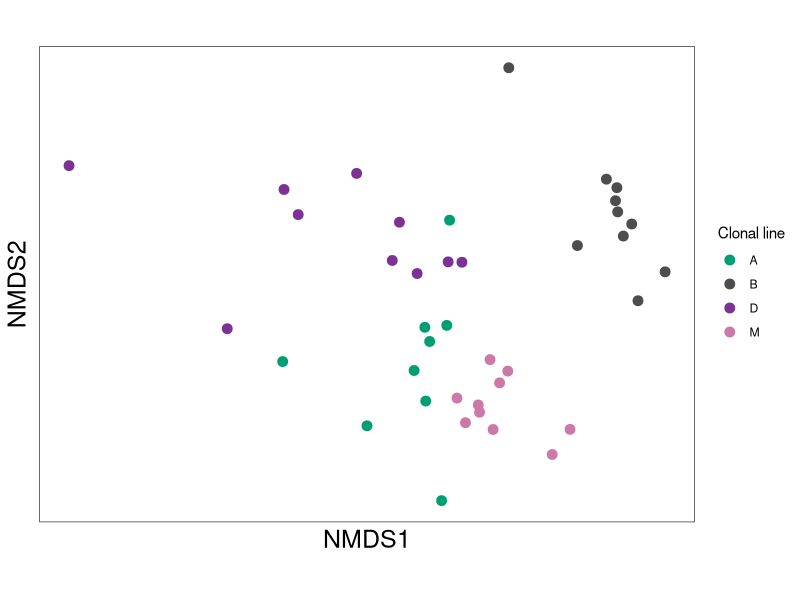

This figure's R source:
# Supplementary Figure 4A

library(dplyr)
library(vegan)
library(ggplot2)

setwd("/Users/matteorossi/Desktop/")

chc <- read.table(
  "Fig5A_FigS7A_table_CHC_clonal_lines_and_nest.txt",
  sep = "\t",
  header = TRUE,
  row.names = 1,
  check.names = FALSE
)

id <- read.table(
  "Fig5A_FigS7A_metadata_clonal_lines_and_nest.txt",
  sep = "\t",
  header = TRUE,
  check.names = FALSE,
  stringsAsFactors = FALSE
)


clonal_ids <- id$ID[id$Nestorcuticle != "Nest"]


# Keep only the clonal-line sample columns, in metadata order.
clonal_ids <- clonal_ids[clonal_ids %in% colnames(chc)]
id_clonal <- id %>%
  filter(ID %in% clonal_ids) %>%
  mutate(Genotype = factor(Genotype, levels = c("A", "B", "D", "M"))) %>%
  slice(match(clonal_ids, ID))

# Check that the metadata and CHC data contain the same samples in the same order.
stopifnot(identical(id_clonal$ID, clonal_ids))
stopifnot(!any(id_clonal$Nestorcuticle == "Nest"))

# CHC table: rows = compounds, columns = clonal-line samples.
# Convert the selected sample columns to numeric explicitly.
clonal_chc <- as.data.frame(
  lapply(chc[, clonal_ids, drop = FALSE], as.numeric),
  check.names = FALSE
)
rownames(clonal_chc) <- rownames(chc)

clonal_samples <- t(as.matrix(clonal_chc))

set.seed(123)  

mds1 <- metaMDS(
  clonal_samples,
  distance = "bray",
  k = 2,
  trymax = 100,
  autotransform = TRUE,
  noshare = 0.1,
  expand = TRUE,
  trace = 1
)

# Extract sample scores and attach the matching clonal-line metadata.
data.scores <- as.data.frame(scores(mds1, display = "sites"))
data.scores$ID <- rownames(data.scores)

data.scores <- data.scores %>%
  left_join(id_clonal, by = c("ID" = "ID"))

# Colors
# A = green, B = dark grey, D = purple, M = pink.
cols <- c(
  A = "#009E73",
  B = "#4D4D4D",
  D = "#7B3294",
  M = "#CC79A7"
)

p_nmds <- ggplot(
  data.scores,
  aes(x = NMDS1, y = NMDS2, color = Genotype)
) +
  geom_point(size = 3) +
  scale_color_manual(
    values = cols,
    breaks = c("A", "B", "D", "M"),
    drop = FALSE,
    name = "Clonal line"
  ) +
  coord_equal() +
  theme_bw() +
  theme(
    axis.text = element_blank(),
    axis.ticks = element_blank(),
    axis.title.x = element_text(size = 18),
    axis.title.y = element_text(size = 18),
    panel.grid.major = element_blank(),
    panel.grid.minor = element_blank(),
    panel.background = element_blank(),
    plot.background = element_blank()
  )

p_nmds



# Overall PERMANOVA: ----------

# Bray-Curtis distances among the clonal-line samples only.
vegchc <- vegdist(clonal_samples, method = "bray")

# Overall test for differences among the four clonal lines.
permanova_overall <- adonis2(
  vegchc ~ Genotype,
  data = id_clonal,
  permutations = 999
)

print(permanova_overall)



#Pairwise PERMANOVA among clonal lines

genotypes <- levels(droplevels(id_clonal$Genotype))
pair_list <- combn(genotypes, 2, simplify = FALSE)

pairwise_pvals <- do.call(
  rbind,
  lapply(pair_list, function(pair) {

    keep <- id_clonal$Genotype %in% pair
    pair_meta <- droplevels(id_clonal[keep, , drop = FALSE])
    pair_samples <- clonal_samples[pair_meta$ID, , drop = FALSE]

    pair_dist <- vegdist(pair_samples, method = "bray")

    pair_result <- adonis2(
      pair_dist ~ Genotype,
      data = pair_meta,
      permutations = 999
    )

    data.frame(
      Comparison = paste(pair, collapse = " vs "),
      R2 = pair_result$R2[1],
      P_value = pair_result$`Pr(>F)`[1],
      stringsAsFactors = FALSE
    )
  })
)

pairwise_pvals$P_adjusted <- p.adjust(
  pairwise_pvals$P_value,
  method = "holm"
)

print(pairwise_pvals)
